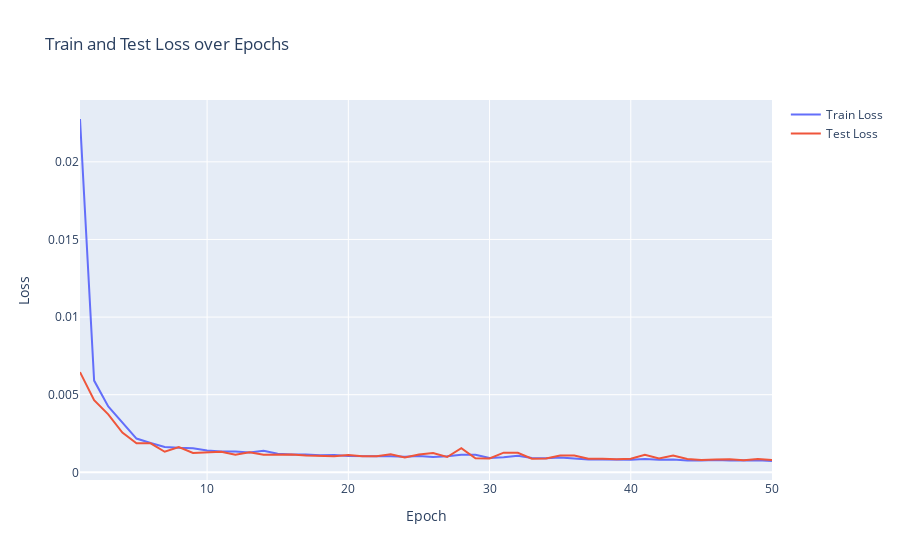

Notebook cell for this chart:
### Markdown cell above
# Evaluation

### Code cell
# Plotten der Verluste
epochs = list(range(1, num_epochs + 1))
fig = go.Figure()
fig.add_trace(go.Scatter(x=epochs, y=train_losses, mode='lines', name='Train Loss'))
fig.add_trace(go.Scatter(x=epochs, y=test_losses, mode='lines', name='Test Loss'))
fig.update_layout(title='Train and Test Loss over Epochs',
                   xaxis_title='Epoch',
                   yaxis_title='Loss')
fig.show()
